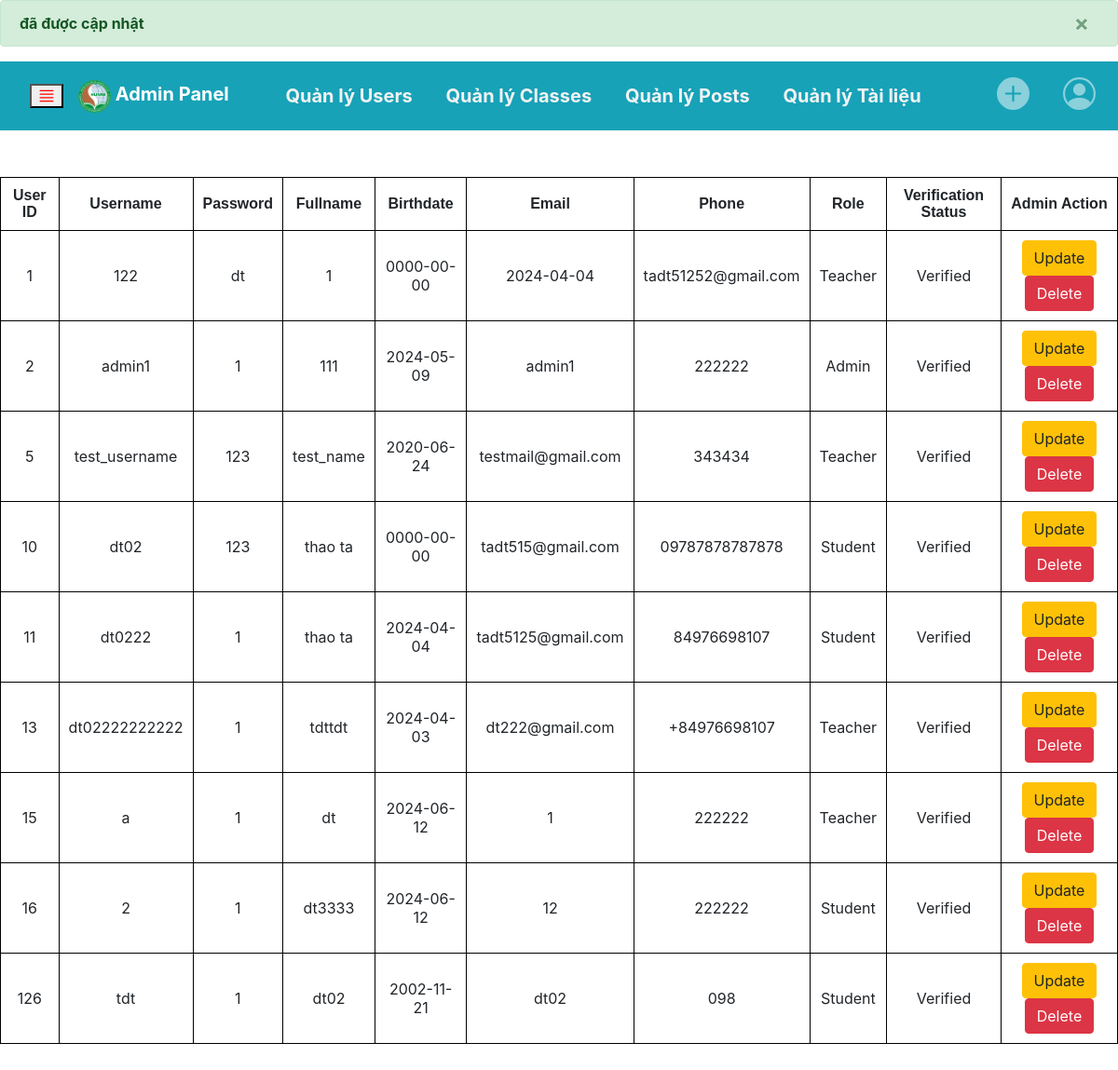
Page /Trang_admin/UpdateUser_function.php (signed in) on the committed database.
### tables this page shows
CREATE TABLE `users` (
  `user_id` int(11) NOT NULL COMMENT 'ID for each user',
  `username` varchar(120) NOT NULL,
  `password` varchar(120) NOT NULL,
  `fullname` varchar(120) NOT NULL,
  `birthdate` date NOT NULL,
  `email` varchar(120) NOT NULL,
  `phone` varchar(20) NOT NULL,
  `role` int(11) DEFAULT NULL,
  `status` int(11) DEFAULT 1
);

### Trang_admin/TrangAdmin.php (the view, shortened to what this page needs)
<?php
if (isset($_SESSION["email"]) && !empty($_SESSION["email"])) {
    ?>
    <!DOCTYPE html>
    <html lang="en">
    <head>
        <link rel="stylesheet" href="https://maxcdn.bootstrapcdn.com/bootstrap/4.5.2/css/bootstrap.min.css">
        <link rel="stylesheet" href="./css/style_request2.css" />
        <link rel="stylesheet" href="./css/table.css" />
        <link rel="stylesheet" href="./css/TrangThamGiaLopHoc.css" />
        <link rel="stylesheet" href="./css/Trangmonhoc.css">
    </head>
    <body>
        <nav class="navbar navbar-expand-sm navbar-dark bg-info">
            <div id="main">
                <button class="openbtn" onclick="openNav()">
                     </button>
            </div>
            <a class="navbar-brand" href="#">
                <img src="image/cap-1.png" width="35" height="35" class="d-inline-block align-top" alt="">
                Admin Panel
            </a>
            <div class="topnav">
                <a href="./TrangAdmin.php">Quản lý Users</a>
                <a href="./quan_ly_class/QuanLyClass.php">Quản lý Classes</a>
                <a href="./quan_ly_post/QuanLyPost.php">Quản lý Posts</a>
                <a href="./tai_lieu/trang_tai_lieu.php">Quản lý Tài liệu</a>
            </div>
            <ul class="navbar-nav ml-auto">
                <li class="nav-item dropdown">
                    <a class="nav-link Join" href="#" data-toggle="dropdown" aria-haspopup="true" aria-expanded="false"
                        data-toggle="tooltip" title="Tạo hoặc tham gia vào lớp học"><svg width="1em" height="1em"
                            viewBox="0 0 16 16" class="bi bi-plus-circle-fill" fill="currentColor"
                            xmlns="http://www.w3.org/2000/svg">
                            <path fill-rule="evenodd"
                                d="M16 8A8 8 0 1 1 0 8a8 8 0 0 1 16 0zM8.5 4.5a.5.5 0 0 0-1 0v3h-3a.5.5 0 0 0 0 1h3v3a.5.5 0 0 0 1 0v-3h3a.5.5 0 0 0 0-1h-3v-3z" />
                        </svg></a>
                </li>
            </ul>
            <ul class="navbar-nav">
                <li class="nav-item dropdown">
                    <a class="nav-link avatar " data-toggle="dropdown" aria-haspopup="true" aria-expanded="false">
                    </a>
                </li>
            </ul>
        </nav>
        <?php
        require_once ("connect.php");
        $sql = 'SELECT * FROM `users`';
        $result = $connection->query($sql) or die(mysqli_error($connection));
        ?>
        <section>
            <table>
                <tr>
                    <th>User ID</th>
                    <th>Username</th>
                    <th>Password</th>
                    <th>Fullname</th>
                    <th>Birthdate</th>
                    <th>Email</th>
                    <th>Phone</th>
                    <th>Role</th>
                    <th>Verification Status</th>
                    <th>Admin Action</th>
                </tr>
                <?php
                while ($row = $result->fetch_assoc()) {
                    ?>
                    <tr>
                        <td><?php echo $row['user_id']; ?></td>
                        <td><?php echo $row['username']; ?></td>
                        <td><?php echo $row['password']; ?></td>
                        <td><?php echo $row['fullname']; ?></td>
                        <td><?php echo $row['birthdate']; ?></td>
                        <td><?php echo $row['email']; ?></td>
                        <td><?php echo $row['phone']; ?></td>
                        <td>
                            <?php
                            if ($row['role'] == 1) {
                                echo 'Student';
                            } else if ($row['role'] == 2) {
                                echo 'Teacher';
                            } else {
                                echo 'Admin';
                            }
                            ?>
                        </td>
                        <td>
                            <?php
                            if ($row['status'] == 1) {
                                echo 'Verified';
                            } else if ($row['status'] == 0) {
                                echo 'Not verified yet';
                            }
                            ?>
                        </td>
                        <td>
                            <a href="UpdateUser.php?id=<?php echo $row['user_id']; ?> && username=<?php echo $row['username']; ?> && password=<?php echo $row['password']; ?> && fullname=<?php echo $row['fullname']; ?> && birthdate=<?php echo $row['birthdate']; ?> && email=<?php echo $row['email']; ?> && phone=<?php echo $row['phone']; ?> && role=<?php echo $row['role'] ?> && status=<?php echo $row['status'] ?>"
                                class="btn btn-warning">Update</a>
                            <a href="XoaUser.php?id_delete=<?php echo $row['user_id']; ?> && username=<?php echo $row['username']; ?>"
                                class="btn btn-danger">Delete</a>
                        </td>
                    </tr>
                    <?php
                }
                ?>
            </table>
        </section>
    </body>
    </html>
    <?php
} else {
    header("Location: ../sign_up_in/Login.php");
}
?>

### Trang_admin/css/style_request2.css (style rules this page uses)
.avatar { font-size: 35px; margin-bottom: 5px; }
.Join { font-size: 35px; margin-right: 20px; color:rgb(255, 255, 255); margin-bottom: 5px; }
.openbtn { font-size: 20px; color:red; }
#main { transition: margin-left .5s; padding: 16px; }

### Trang_admin/css/table.css (style rules this page uses)
table { margin: 50px auto; border: 1px solid black; }
th { font-weight: bolder; font-family: Verdana, Geneva, Tahoma, sans-serif; border: 1px solid black; padding: 10px; text-align: center; }
td { font-weight: normal; font-family: -apple-system, BlinkMacSystemFont, 'Segoe UI', Roboto, Oxygen, Ubuntu, Cantarell, 'Open Sans', 'Helvetica Neue', sans-serif; border: 1px solid black; padding: 10px; text-align: center; }

### Trang_admin/css/Trangmonhoc.css (style rules this page uses)
.topnav a { color: #f2f2f2; padding: 14px 16px; text-decoration: none; font-size: 20px; }
.topnav { margin:auto; }

### rows in the picture
users: user_id "1", username "122", password "dt", fullname "1", birthdate "0000-00-00", email "2024-04-04", phone "tadt51252@gmail.com", role "Teacher", status "Verified"
users: user_id "2", username "admin1", password "1", fullname "111", birthdate "2024-05-09", email "admin1", phone "222222", role "Admin", status "Verified"
users: user_id "5", username "test_username", password "123", fullname "test_name", birthdate "2020-06-24", email "testmail@gmail.com", phone "343434", role "Teacher", status "Verified"
users: user_id "10", username "dt02", password "123", fullname "thao ta", birthdate "0000-00-00", email "tadt515@gmail.com", phone "09787878787878", role "Student", status "Verified"
users: user_id "11", username "dt0222", password "1", fullname "thao ta", birthdate "2024-04-04", email "tadt5125@gmail.com", phone "84976698107", role "Student", status "Verified"
users: user_id "13", username "dt02222222222", password "1", fullname "tdttdt", birthdate "2024-04-03", email "dt222@gmail.com", phone "+84976698107", role "Teacher", status "Verified"
users: user_id "15", username "a", password "1", fullname "dt", birthdate "2024-06-12", email "1", phone "222222", role "Teacher", status "Verified"
users: user_id "16", username "2", password "1", fullname "dt3333", birthdate "2024-06-12", email "12", phone "222222", role "Student", status "Verified"
users: user_id "126", username "tdt", password "1", fullname "dt02", birthdate "2002-11-21", email "dt02", phone "098", role "Student", status "Verified"
